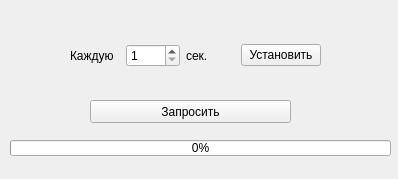
<?xml version="1.0" encoding="UTF-8"?>
<ui version="4.0">
 <class>MainWindow</class>
 <widget class="QMainWindow" name="MainWindow">
  <property name="geometry">
   <rect>
    <x>0</x>
    <y>0</y>
    <width>398</width>
    <height>179</height>
   </rect>
  </property>
  <property name="windowTitle">
   <string>MainWindow</string>
  </property>
  <widget class="QWidget" name="centralwidget">
   <widget class="QWidget" name="horizontalLayoutWidget">
    <property name="geometry">
     <rect>
      <x>70</x>
      <y>30</y>
      <width>251</width>
      <height>51</height>
     </rect>
    </property>
    <layout class="QHBoxLayout" name="horizontalLayout_2">
     <item>
      <widget class="QLabel" name="label">
       <property name="text">
        <string>Каждую</string>
       </property>
      </widget>
     </item>
     <item>
      <widget class="QSpinBox" name="spinInterval">
       <property name="minimum">
        <number>1</number>
       </property>
       <property name="maximum">
        <number>3600</number>
       </property>
      </widget>
     </item>
     <item>
      <widget class="QLabel" name="label_2">
       <property name="text">
        <string>сек.</string>
       </property>
      </widget>
     </item>
     <item alignment="Qt::AlignRight">
      <widget class="QPushButton" name="btnSetRequestTime">
       <property name="enabled">
        <bool>true</bool>
       </property>
       <property name="text">
        <string>Установить</string>
       </property>
      </widget>
     </item>
    </layout>
   </widget>
   <widget class="QPushButton" name="btnRequest">
    <property name="geometry">
     <rect>
      <x>90</x>
      <y>100</y>
      <width>201</width>
      <height>23</height>
     </rect>
    </property>
    <property name="sizePolicy">
     <sizepolicy hsizetype="Fixed" vsizetype="Fixed">
      <horstretch>0</horstretch>
      <verstretch>0</verstretch>
     </sizepolicy>
    </property>
    <property name="text">
     <string>Запросить</string>
    </property>
   </widget>
   <widget class="QProgressBar" name="progressBar">
    <property name="geometry">
     <rect>
      <x>10</x>
      <y>140</y>
      <width>381</width>
      <height>16</height>
     </rect>
    </property>
    <property name="value">
     <number>0</number>
    </property>
   </widget>
   <zorder>label</zorder>
   <zorder>horizontalLayoutWidget</zorder>
   <zorder>btnRequest</zorder>
   <zorder>progressBar</zorder>
  </widget>
 </widget>
 <resources/>
 <connections/>
</ui>
